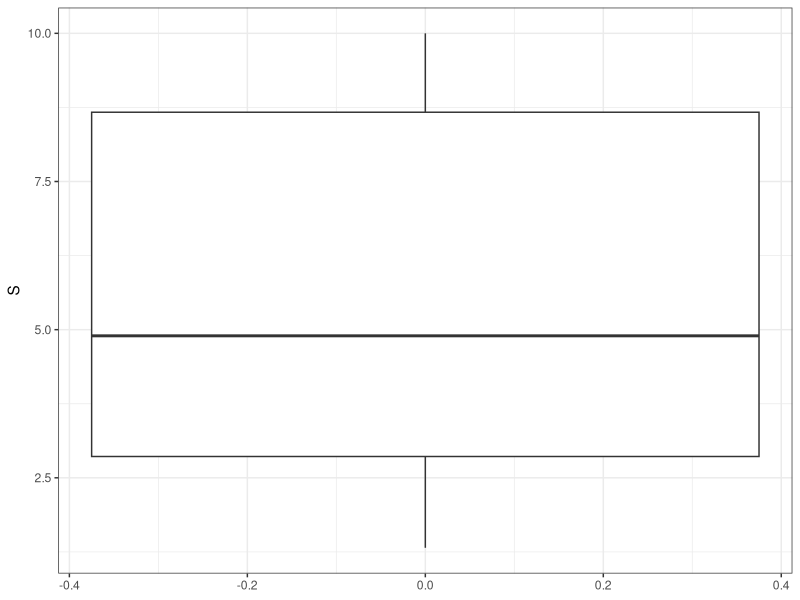
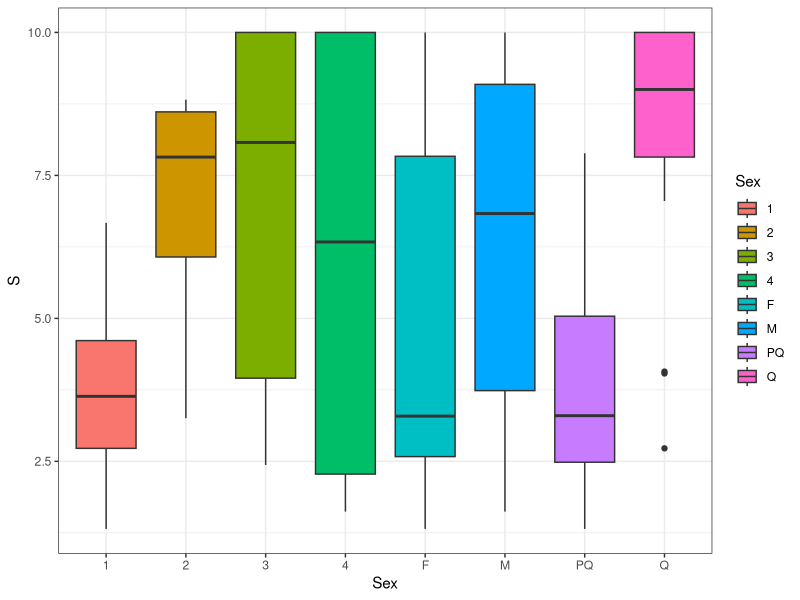

Write the R code that produced these figures, in order. (Note: this script raises an error after producing the figures.)
## ---- chunk 1
knitr::opts_chunk$set(echo = TRUE)
## ---- chunk 2
library(ggplot2)
library(gridExtra)
## ---- chunk 3
sat <- read.csv('sat02.csv')
## ---- chunk 4
str(sat)
## ---- chunk 5
sat$Etype <- as.factor(sat$Etype)
summary(sat)
## ---- chunk 6
sapply(sat, function(x) sum(is.na(x)))
## ---- chunk 7
ggplot(data = sat, aes(y=S)) +
  geom_boxplot()+
  theme_bw()
## ---- chunk 8
ggplot(data=sat, aes(y=S))+
  geom_boxplot(aes(x=Sex, fill=Sex))+
  geom_boxplot(aes(x=Wtype, fill=Wtype))+
  geom_boxplot(aes(x=Etype, fill=Etype))+
  theme_bw()
## ---- chunk 9
intervalo <- 0.97
s <- sd(sat$S)
errorSd <- s/sqrt(length(sat$S))
valorCritico <- (1-intervalo)/2
tValue <- qt(c(valorCritico, 1-valorCritico), df = 37)
margenError <- tValue * errorSd
inicioIntervalo <- mean(sat$S) + margenError[1]
finIntervalo <- mean(sat$S) + margenError[2]

print(paste0("El intervalo de confianza es: [", inicioIntervalo, ',', finIntervalo, ']'))
## ---- chunk 10
# Para intervalo de confianza del 90%
x1 <-  mean(sat[sat$Wtype == "Q",]$S)
x2 <- mean(sat[sat$Wtype == "PQ",]$S)
sigma1 <- sd(sat[sat$Wtype == "Q",]$S)
sigma2 <- sd(sat[sat$Wtype == "PQ",]$S)
n1<- nrow(sat[sat$Wtype == "Q",])
n2<- nrow(sat[sat$Wtype == "PQ",])

s1_2 = sqrt((sigma1^2 / n1) + (sigma2^2 / n2))

t <- (x1 - x2) / (s1_2)
print(paste("El estadistico del contraste es: ", t))
valCritico <- qt(p = c(0.90, 0.10), df = 37)
print(paste("El valor critico es: ", valCritico))
p_value <-   2*(pt(q = t, df =  30, lower.tail = FALSE))
print(paste("El p-valor es: ", p_value))
## ---- chunk 11
# Para el intervalo de confianza de 0.95
t <- (x1 - x2) / (s1_2)
print(paste("El estadistico del contraste es: ", t))
valCritico <- qt(p = c(0.95, 0.05), df = 37)
print(paste("El valor critico es: ", valCritico))
p_value <-   2*(pt(q = t, df = 30, lower.tail = FALSE))
print(paste("El p-valor es: ", p_value))
## ---- chunk 12
# Para intervalo de confianza del 90%
x1 <-  mean(sat[sat$Sex == "M",]$S)
x2 <- mean(sat[sat$Sex == "F",]$S)
sigma1 <- sd(sat[sat$Sex == "M",]$S)
sigma2 <- sd(sat[sat$Sex == "F",]$S)
n1<- nrow(sat[sat$Sex == "M",])
n2<- nrow(sat[sat$Sex == "F",])

s1_2 = sqrt((sigma1^2 / n1) + (sigma2^2 / n2))

t <- (x1 - x2) / (s1_2)
print(paste("El estadistico del contraste es: ", t))
valCritico <- qt(p = c(0.90, 0.10), df = 37)
print(paste("El valor critico es: ", valCritico))
p_value <-   2*(pt(q = t, df =  30, lower.tail = FALSE))
print(paste("El p-valor es: ", p_value))
## ---- chunk 13
# Para el intervalo de confianza de 0.95
t <- (x1 - x2) / (s1_2)
print(paste("El estadistico del contraste es: ", t))
valCritico <- qt(p = c(0.95, 0.05), df = 30)
print(paste("El valor critico es: ", valCritico))
p_value <-   2*(pt(q = t, df = 30, lower.tail = FALSE))
print(paste("El p-valor es: ", p_value))
## ---- chunk 14
sat$Sex <- relevel(sat$Sex,  ref = 'F')
sat$Etype <- relevel(sat$Etype,  ref = '1')
sat$Wtype <- relevel(sat$Wtype,  ref = 'PQ')
sat_lm <- lm(S ~ H + Sex + Etype + Wtype, data = sat)
summary(sat_lm)
## ---- chunk 15
print(paste0("La satisfacción estimada es: ",predict(sat_lm, data.frame(H = 40, Etype = '4', Wtype = "Q", Sex = "M"))))
print(paste0("La satisfacción estimada es: ",predict(sat_lm, data.frame(H = 40, Etype = '4', Wtype = "PQ", Sex = "M"))))
## ---- chunk 16
print(
             predict(sat_lm,
                     data.frame(H = 40, Etype = '4',
                                Wtype = "Q", Sex = "M"),
                     interval = "predict", level = 0.95))
print(
             predict(sat_lm,
                     data.frame(H = 40, Etype = '4',
                                Wtype = "PQ", Sex = "M"),
                     interval = "predict", level = 0.95))
## ---- chunk 17
plot(sat_lm)
## ---- chunk 18
tapply(sat$S, sat$Etype, mean)
## ---- chunk 19
aov_fit = lm(S ~ Etype, sat)
anova(aov_fit)
## ---- chunk 20
aov.info = function(x){
  return( data.frame(n = length(x), meanVal = mean(x), sdVal = sd(x)))
}

print(aov.info(as.numeric(sat$S)))
data <- tapply(sat$S, sat$Etype, aov.info)
print(data)
## ---- chunk 21
SCD <- sum(sapply(data))
